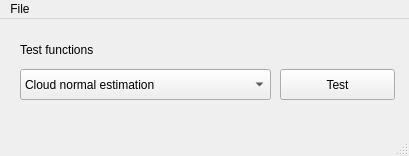
<?xml version="1.0" encoding="UTF-8"?>
<ui version="4.0">
 <class>MainWindow</class>
 <widget class="QMainWindow" name="MainWindow">
  <property name="geometry">
   <rect>
    <x>0</x>
    <y>0</y>
    <width>409</width>
    <height>156</height>
   </rect>
  </property>
  <property name="sizePolicy">
   <sizepolicy hsizetype="Fixed" vsizetype="Fixed">
    <horstretch>0</horstretch>
    <verstretch>0</verstretch>
   </sizepolicy>
  </property>
  <property name="windowTitle">
   <string>3D Objects Boundries Detection Test App</string>
  </property>
  <widget class="QWidget" name="centralwidget">
   <widget class="QPushButton" name="test_btn">
    <property name="geometry">
     <rect>
      <x>280</x>
      <y>50</y>
      <width>115</width>
      <height>31</height>
     </rect>
    </property>
    <property name="text">
     <string>Test</string>
    </property>
   </widget>
   <widget class="QLabel" name="test_fct_label">
    <property name="geometry">
     <rect>
      <x>20</x>
      <y>20</y>
      <width>121</width>
      <height>21</height>
     </rect>
    </property>
    <property name="text">
     <string>Test functions</string>
    </property>
   </widget>
   <widget class="QComboBox" name="test_fct_cb">
    <property name="geometry">
     <rect>
      <x>20</x>
      <y>50</y>
      <width>251</width>
      <height>31</height>
     </rect>
    </property>
    <item>
     <property name="text">
      <string>Cloud normal estimation</string>
     </property>
    </item>
    <item>
     <property name="text">
      <string>Cloud homogenization</string>
     </property>
    </item>
    <item>
     <property name="text">
      <string>Cloud crop</string>
     </property>
    </item>
    <item>
     <property name="text">
      <string>greyscale_image histogram calculation</string>
     </property>
    </item>
    <item>
     <property name="text">
      <string>greyscale_image to file</string>
     </property>
    </item>
    <item>
     <property name="text">
      <string>File to greyscale_image</string>
     </property>
    </item>
    <item>
     <property name="text">
      <string>rgb_image to file</string>
     </property>
    </item>
    <item>
     <property name="text">
      <string>File to rgb_image</string>
     </property>
    </item>
    <item>
     <property name="text">
      <string>mixed_image to cloud</string>
     </property>
    </item>
   </widget>
  </widget>
  <widget class="QMenuBar" name="menubar">
   <property name="geometry">
    <rect>
     <x>0</x>
     <y>0</y>
     <width>409</width>
     <height>29</height>
    </rect>
   </property>
   <property name="nativeMenuBar">
    <bool>true</bool>
   </property>
   <widget class="QMenu" name="file_menu">
    <property name="title">
     <string>File</string>
    </property>
    <addaction name="actionQuit"/>
   </widget>
   <addaction name="file_menu"/>
  </widget>
  <widget class="QStatusBar" name="statusbar"/>
  <action name="actionQuit">
   <property name="text">
    <string>Quit</string>
   </property>
  </action>
 </widget>
 <resources/>
 <connections/>
</ui>
